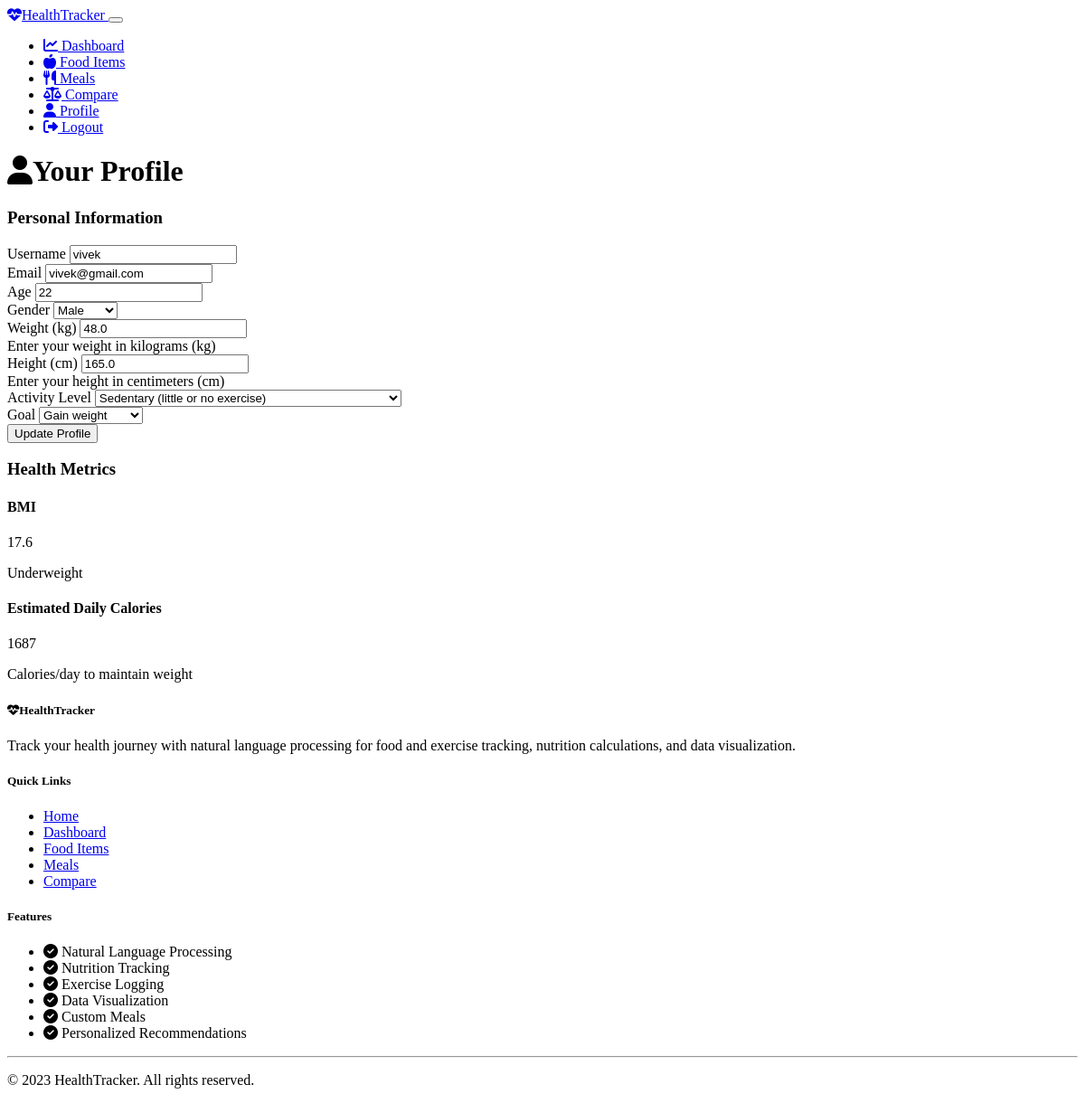
The app's page /profile (signed in), older data.
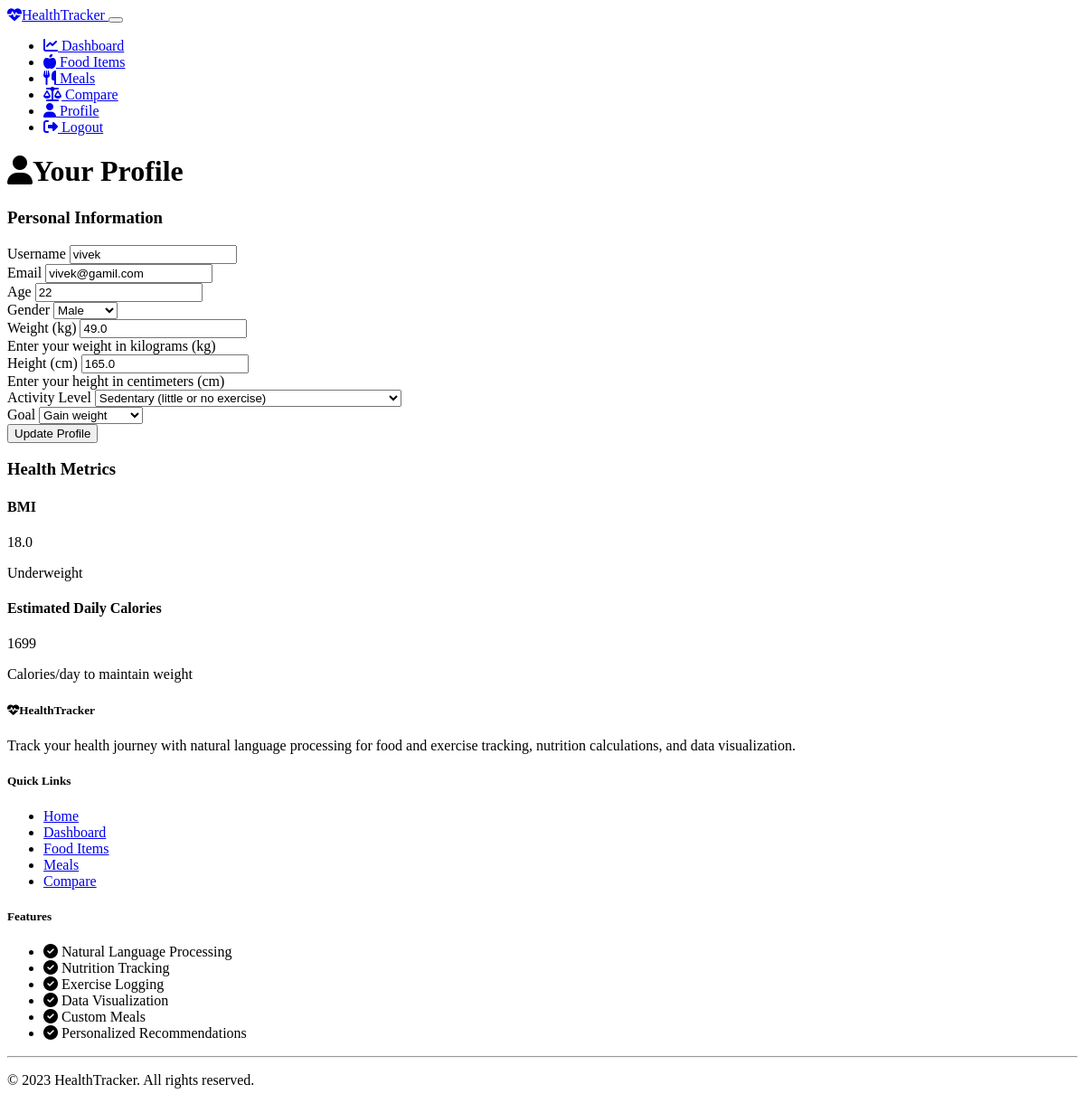
The same page, newer data.
### models.py (models this page shows, shortened)
class User(UserMixin, db.Model):
    id = db.Column(db.Integer, primary_key=True)
    username = db.Column(db.String(64), unique=True, nullable=False)
    email = db.Column(db.String(120), unique=True, nullable=False)
    password_hash = db.Column(db.String(256), nullable=False)
    created_at = db.Column(db.DateTime,default=lambda: datetime.now(pytz.timezone('Asia/Kolkata')).date())
    weight = db.Column(db.Float)
    height = db.Column(db.Float)
    age = db.Column(db.Integer)
    gender = db.Column(db.String(10))
    activity_level = db.Column(db.String(20))
    motive = db.Column(db.String(20))  # 'lose', 'maintain', 'gain'
    custom_items = db.relationship('CustomItem', backref='user', lazy=True)
    meals = db.relationship('Meal', backref='user', lazy=True)
    food_logs = db.relationship('FoodLog', backref='user', lazy=True)
    exercise_logs = db.relationship('ExerciseLog', backref='user', lazy=True)

### routes.py (the view, shortened to what this page needs)
@app.route('/profile', methods=['GET', 'POST'])
@login_required
def profile():
    form = ProfileForm()
    if request.method == 'GET':
        form.username.data = current_user.username
        form.email.data = current_user.email
        form.weight.data = current_user.weight
        form.height.data = current_user.height
        form.age.data = current_user.age
        form.gender.data = current_user.gender
        form.activity_level.data = current_user.activity_level
        form.motive.data = current_user.motive
    return render_template('profile.html', form=form)

### templates/profile.html (shortened to what this page needs)
{% extends "base.html" %}
{% block content %}
<div class="row justify-content-center">
    <div class="col-md-8">
        <h1 class="mb-4"><i class="fas fa-user me-2"></i>Your Profile</h1>
        <div class="card border-0 shadow-sm">
            <div class="card-header bg-transparent py-3">
                <h3 class="h5 mb-0">Personal Information</h3>
            </div>
            <div class="card-body p-4">
                <form method="POST" action="{{ url_for('profile') }}">
                    <div class="row">
                        <div class="col-md-6 mb-3">
                            {{ form.username.label(class="form-label") }}
                            {% if form.username.errors %}
                                {{ form.username(class="form-control is-invalid") }}
                                <div class="invalid-feedback">
                                    {% for error in form.username.errors %}
                                        {{ error }}
                                    {% endfor %}
                                </div>
                            {% else %}
                                {{ form.username(class="form-control") }}
                            {% endif %}
                        </div>
                        <div class="col-md-6 mb-3">
                            {{ form.email.label(class="form-label") }}
                            {% if form.email.errors %}
                                {{ form.email(class="form-control is-invalid") }}
                                <div class="invalid-feedback">
                                    {% for error in form.email.errors %}
                                        {{ error }}
                                    {% endfor %}
                                </div>
                            {% else %}
                                {{ form.email(class="form-control") }}
                            {% endif %}
                        </div>
                    </div>
                    <div class="row">
                        <div class="col-md-6 mb-3">
                            {{ form.age.label(class="form-label") }}
                            {% if form.age.errors %}
                                {{ form.age(class="form-control is-invalid") }}
                                <div class="invalid-feedback">
                                    {% for error in form.age.errors %}
                                        {{ error }}
                                    {% endfor %}
                                </div>
                            {% else %}
                                {{ form.age(class="form-control") }}
                            {% endif %}
                        </div>
                        <div class="col-md-6 mb-3">
                            {{ form.gender.label(class="form-label") }}
                            {% if form.gender.errors %}
                                {{ form.gender(class="form-select is-invalid") }}
                                <div class="invalid-feedback">
                                    {% for error in form.gender.errors %}
                                        {{ error }}
                                    {% endfor %}
                                </div>
                            {% else %}
                                {{ form.gender(class="form-select") }}
                            {% endif %}
                        </div>
                    </div>
                    <div class="row">
                        <div class="col-md-6 mb-3">
                            {{ form.weight.label(class="form-label") }}
                            {% if form.weight.errors %}
                                {{ form.weight(class="form-control is-invalid") }}
                                <div class="invalid-feedback">
                                    {% for error in form.weight.errors %}
                                        {{ error }}
                                    {% endfor %}
                                </div>
                            {% else %}
                                {{ form.weight(class="form-control") }}
                            {% endif %}
                            <div class="form-text">Enter your weight in kilograms (kg)</div>
                        </div>
                        <div class="col-md-6 mb-3">
                            {{ form.height.label(class="form-label") }}
                            {% if form.height.errors %}
                                {{ form.height(class="form-control is-invalid") }}
                                <div class="invalid-feedback">
                                    {% for error in form.height.errors %}
                                        {{ error }}
                                    {% endfor %}
                                </div>
                            {% else %}
                                {{ form.height(class="form-control") }}
                            {% endif %}
                            <div class="form-text">Enter your height in centimeters (cm)</div>
                        </div>
                    </div>
                    <div class="mb-3">
                        {{ form.activity_level.label(class="form-label") }}
                        {% if form.activity_level.errors %}
                            {{ form.activity_level(class="form-select is-invalid") }}
                            <div class="invalid-feedback">
                                {% for error in form.activity_level.errors %}
                                    {{ error }}
                                {% endfor %}
                            </div>
                        {% else %}
                            {{ form.activity_level(class="form-select") }}
                        {% endif %}
                    </div>
                    <div class="mb-4">
                        {{ form.motive.label(class="form-label") }}
                        {% if form.motive.errors %}
                            {{ form.motive(class="form-select is-invalid") }}
                            <div class="invalid-feedback">
                                {% for error in form.motive.errors %}
                                    {{ error }}
                                {% endfor %}
                            </div>
                        {% else %}
                            {{ form.motive(class="form-select") }}
                        {% endif %}
                    </div>
                    <div class="d-grid">
                        {{ form.submit(class="btn btn-primary btn-lg") }}
                    </div>
                </form>
            </div>
        </div>
        {% if current_user.weight and current_user.height %}
            <div class="card border-0 shadow-sm mt-4">
                <div class="card-header bg-transparent py-3">
                    <h3 class="h5 mb-0">Health Metrics</h3>
                </div>
                <div class="card-body p-4">
                    <div class="row">
                        <div class="col-md-6 mb-3 mb-md-0">
                            <div class="card text-center h-100">
                                <div class="card-body">
                                    <h4 class="mb-3">BMI</h4>
                                    {% set bmi = (current_user.weight / ((current_user.height / 100) ** 2))|round(1) %}
                                    <div class="display-4 fw-bold mb-3">{{ bmi }}</div>
                                    <p class="mb-0">
                                        {% if bmi < 18.5 %}
                                            <span class="badge bg-warning">Underweight</span>
                                        {% elif bmi < 25 %}
                                            <span class="badge bg-success">Normal</span>
                                        {% elif bmi < 30 %}
                                            <span class="badge bg-warning">Overweight</span>
                                        {% else %}
                                            <span class="badge bg-danger">Obese</span>
                                        {% endif %}
                                    </p>
                                </div>
                            </div>
                        </div>
                        <div class="col-md-6">
                            <div class="card text-center h-100">
                                <div class="card-body">
                                    <h4 class="mb-3">Estimated Daily Calories</h4>
                                    {% set bmr = 0 %}
                                    {% if current_user.gender == 'male' %}
                                        {% set bmr = (10 * current_user.weight + 6.25 * current_user.height - 5 * current_user.age + 5)|int %}
                                    {% elif current_user.gender == 'female' %}
                                        {% set bmr = (10 * current_user.weight + 6.25 * current_user.height - 5 * current_user.age - 161)|int %}
                                    {% else %}
                                        {% set bmr = (10 * current_user.weight + 6.25 * current_user.height - 5 * current_user.age - 78)|int %}
                                    {% endif %}
                                    {% set activity_multiplier = 1.2 %}
                                    {% if current_user.activity_level == 'sedentary' %}
                                        {% set activity_multiplier = 1.2 %}
                                    {% elif current_user.activity_level == 'light' %}
                                        {% set activity_multiplier = 1.375 %}
                                    {% elif current_user.activity_level == 'moderate' %}
                                        {% set activity_multiplier = 1.55 %}
                                    {% elif current_user.activity_level == 'active' %}
                                        {% set activity_multiplier = 1.725 %}
                                    {% elif current_user.activity_level == 'very_active' %}
                                        {% set activity_multiplier = 1.9 %}
                                    {% endif %}
                                    {% set tdee = (bmr * activity_multiplier)|int %}
                                    <div class="display-4 fw-bold mb-3">{{ tdee }}</div>
                                    <p class="mb-0 text-muted">Calories/day to maintain weight</p>
                                </div>
                            </div>
                        </div>
                    </div>
                </div>
            </div>
        {% endif %}
    </div>
</div>
{% endblock %}

Row changes from the older to the newer data that the page shows:
changed User "vivek": email "vivek@gmail.com" → "vivek@gamil.com"; weight "48.0" → "49.0"
Text that changed along with them:
{{ bmi }}: "17.6" → "18.0"
{{ tdee }}: "1687" → "1699"
